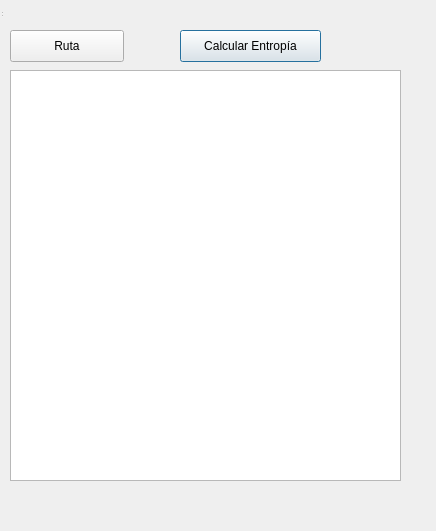
<?xml version="1.0" encoding="UTF-8"?>
<ui version="4.0">
 <class>proba</class>
 <widget class="QDialog" name="proba">
  <property name="geometry">
   <rect>
    <x>0</x>
    <y>0</y>
    <width>436</width>
    <height>531</height>
   </rect>
  </property>
  <property name="windowTitle">
   <string>Calculo de la Entropía</string>
  </property>
  <widget class="QWidget" name="centralWidget" native="true">
   <property name="geometry">
    <rect>
     <x>-20</x>
     <y>10</y>
     <width>1021</width>
     <height>552</height>
    </rect>
   </property>
   <widget class="QPlainTextEdit" name="plainTextEdit">
    <property name="geometry">
     <rect>
      <x>30</x>
      <y>60</y>
      <width>391</width>
      <height>411</height>
     </rect>
    </property>
    <property name="plainText">
     <string/>
    </property>
   </widget>
   <widget class="QPushButton" name="pushButton">
    <property name="geometry">
     <rect>
      <x>200</x>
      <y>20</y>
      <width>141</width>
      <height>32</height>
     </rect>
    </property>
    <property name="text">
     <string>Calcular Entropía</string>
    </property>
   </widget>
   <widget class="QPushButton" name="abrir">
    <property name="geometry">
     <rect>
      <x>30</x>
      <y>20</y>
      <width>114</width>
      <height>32</height>
     </rect>
    </property>
    <property name="text">
     <string>Ruta</string>
    </property>
   </widget>
  </widget>
  <widget class="QToolBar" name="mainToolBar">
   <property name="geometry">
    <rect>
     <x>0</x>
     <y>0</y>
     <width>4</width>
     <height>12</height>
    </rect>
   </property>
  </widget>
  <widget class="QStatusBar" name="statusBar">
   <property name="geometry">
    <rect>
     <x>0</x>
     <y>0</y>
     <width>3</width>
     <height>18</height>
    </rect>
   </property>
  </widget>
 </widget>
 <layoutdefault spacing="6" margin="11"/>
 <resources/>
 <connections/>
</ui>
